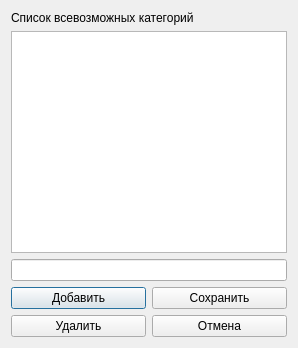
<?xml version="1.0" encoding="UTF-8"?>
<ui version="4.0">
 <class>CategorySettings</class>
 <widget class="QDialog" name="CategorySettings">
  <property name="geometry">
   <rect>
    <x>0</x>
    <y>0</y>
    <width>298</width>
    <height>348</height>
   </rect>
  </property>
  <property name="windowTitle">
   <string>Добавить или удалить категории</string>
  </property>
  <layout class="QGridLayout" name="gridLayout">
   <item row="0" column="0" colspan="2">
    <layout class="QVBoxLayout" name="verticalLayout">
     <item>
      <widget class="QLabel" name="label">
       <property name="text">
        <string>Список всевозможных категорий</string>
       </property>
      </widget>
     </item>
     <item>
      <widget class="QListWidget" name="listWidget">
       <property name="selectionMode">
        <enum>QAbstractItemView::MultiSelection</enum>
       </property>
      </widget>
     </item>
     <item>
      <widget class="QLineEdit" name="lineEdit"/>
     </item>
    </layout>
   </item>
   <item row="1" column="0">
    <layout class="QVBoxLayout" name="verticalLayout_3">
     <item>
      <widget class="QPushButton" name="btn_add">
       <property name="text">
        <string>Добавить</string>
       </property>
      </widget>
     </item>
     <item>
      <widget class="QPushButton" name="btn_delete">
       <property name="text">
        <string>Удалить</string>
       </property>
      </widget>
     </item>
    </layout>
   </item>
   <item row="1" column="1">
    <layout class="QVBoxLayout" name="verticalLayout_2">
     <item>
      <widget class="QPushButton" name="btn_save">
       <property name="sizePolicy">
        <sizepolicy hsizetype="Minimum" vsizetype="Preferred">
         <horstretch>0</horstretch>
         <verstretch>0</verstretch>
        </sizepolicy>
       </property>
       <property name="text">
        <string>Сохранить</string>
       </property>
      </widget>
     </item>
     <item>
      <widget class="QPushButton" name="btn_exit">
       <property name="text">
        <string>Отмена</string>
       </property>
      </widget>
     </item>
    </layout>
   </item>
  </layout>
 </widget>
 <resources/>
 <connections/>
</ui>
